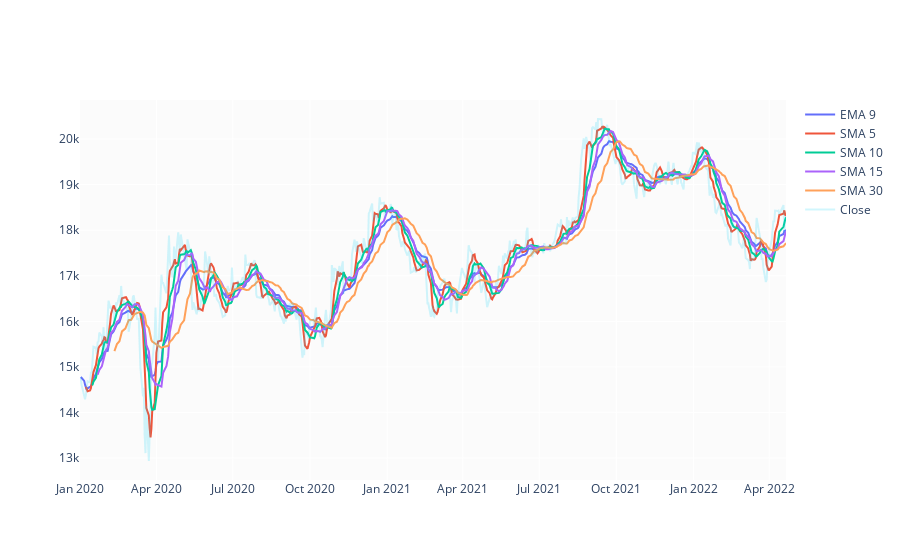

Notebook source saved alongside this figure:
### Code cell
df['EMA_9'] = df['Close'].ewm(9).mean().shift()
df['SMA_5'] = df['Close'].rolling(5).mean().shift()
df['SMA_10'] = df['Close'].rolling(10).mean().shift()
df['SMA_15'] = df['Close'].rolling(15).mean().shift()
df['SMA_30'] = df['Close'].rolling(30).mean().shift()

fig = go.Figure()
fig.add_trace(go.Scatter(x=df.Date, y=df.EMA_9, name='EMA 9'))
fig.add_trace(go.Scatter(x=df.Date, y=df.SMA_5, name='SMA 5'))
fig.add_trace(go.Scatter(x=df.Date, y=df.SMA_10, name='SMA 10'))
fig.add_trace(go.Scatter(x=df.Date, y=df.SMA_15, name='SMA 15'))
fig.add_trace(go.Scatter(x=df.Date, y=df.SMA_30, name='SMA 30'))
fig.add_trace(go.Scatter(x=df.Date, y=df.Close, name='Close', opacity=0.2))
fig.show()

### Figure 1 — Plotly figure (JSON) as saved in the notebook; plotly's stock layout.template omitted (floating-point values rounded to 4 significant figures; data arrays with more than 128 entries replaced by an {"elided": "..."} marker saying what was removed)
{"data": [{"name": "EMA 9", "type": "scatter", "x": {"elided": "574 str values"}, "y": {"elided": "574 float values"}}, {"name": "SMA 5", "type": "scatter", "x": {"elided": "574 str values"}, "y": {"elided": "574 float values"}}, {"name": "SMA 10", "type": "scatter", "x": {"elided": "574 str values"}, "y": {"elided": "574 float values"}}, {"name": "SMA 15", "type": "scatter", "x": {"elided": "574 str values"}, "y": {"elided": "574 float values"}}, {"name": "SMA 30", "type": "scatter", "x": {"elided": "574 str values"}, "y": {"elided": "574 float values"}}, {"name": "Close", "opacity": 0.2, "type": "scatter", "x": {"elided": "574 str values"}, "y": {"elided": "574 float values"}}], "layout": {}}
